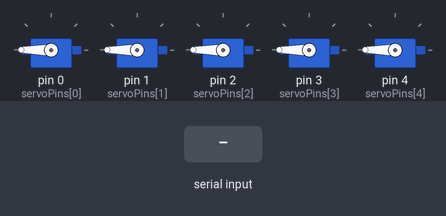
This sketch was run on a simulated Arduino Uno, built with avr-gcc and run on an emulated ATmega328P. On the bench: 5 × servo. Inputs (shaded band) come from the test bench.

Above: at 1.2 s.
1.3 s: "S0:\n" received over Serial
At 2.2 s:
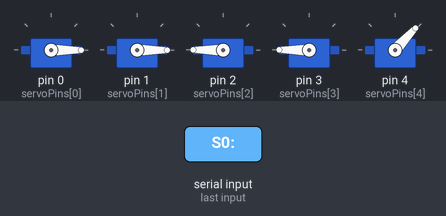
2.8 s: "S1:\n" received over Serial
At 3.3 s:
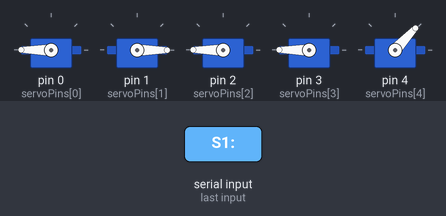
Timing chart, 0 to 5.8 s (numbered marks = the images above; inputs shaded):
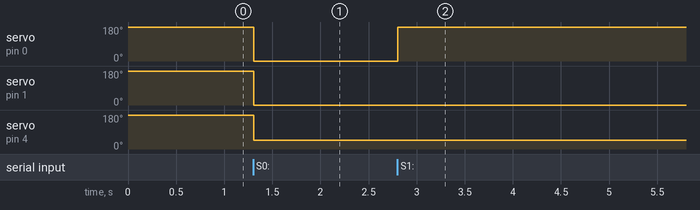

Measured:
- after the input at 1.3 s, servo on pin 0 (servoPins[0]), servo on pin 1 (servoPins[1]): 180° → 0° at once; servo on pin 4 (servoPins[4]): 180° → 47° at once
- after the input at 2.8 s, servo on pin 0 (servoPins[0]): 0° → 180° at once

The sketch:

ArduinoSketch.ino
```cpp
#include <Servo.h>

// Define the number of servos
const int numServos = 5;

// Create Servo objects
Servo servos[numServos];

// Define the pins where the servos are connected
int servoPins[numServos] = {0, 1, 2, 3, 4}; // Change these pins according to your setup

unsigned long DelayDuration = 700;
unsigned long PreviousTime = 0;
unsigned long CurrentTime = 0;

void setup() {
    // Start serial communication
    Serial.begin(9600);

    // Attach each servo to its pin
    for(int i = 0; i < numServos; i++) {
        servos[i].attach(servoPins[i]);
    }

    for (int i = 0; i < numServos; i++) {
            servos[i].write(180); // Set the servo position
        }
}

void loop() {
    // Check if data is available to read
    if (Serial.available() > 0) {
        String data = Serial.readStringUntil('\n'); // Read the incoming data as string until newline
        controlServos(data);
    }
}

void controlServos(String command) {
    // Decode the incoming command and store it as a dictionary
    int servoPositions[numServos];
    for (int i = 0; i < numServos; i++) {
        // Construct the search term for the current servo (e.g., "S0:", "S1:", etc.)
        String searchTerm = "S" + String(i) + ":";
        int index = command.indexOf(searchTerm);

        if (index != -1) { // If the term is found
            int start = index + searchTerm.length();
            int end = command.indexOf(',', start);
            if (end == -1) end = command.length(); // If this is the last command
            servoPositions[i] = command.substring(start, end).toInt(); // Get the angle value
        }
    }

    CurrentTime = millis();

    if ((CurrentTime-PreviousTime)>DelayDuration) {
        for (int i = 0; i < numServos; i++) {
            servos[i].write(servoPositions[i]); // Set the servo position
        }
        // Introduce a delay without blocking the code execution
        PreviousTime = millis();
    }
}
```
